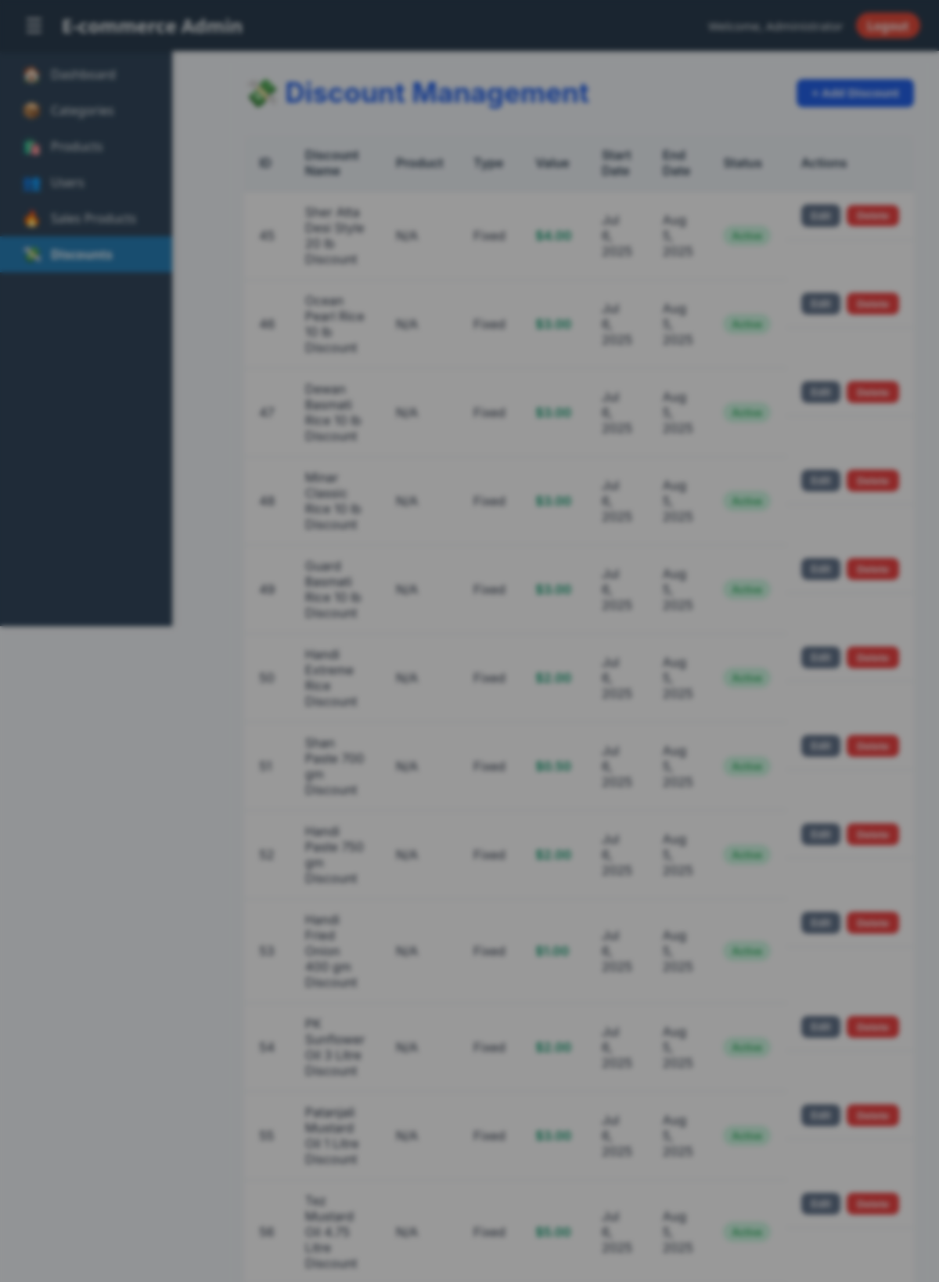
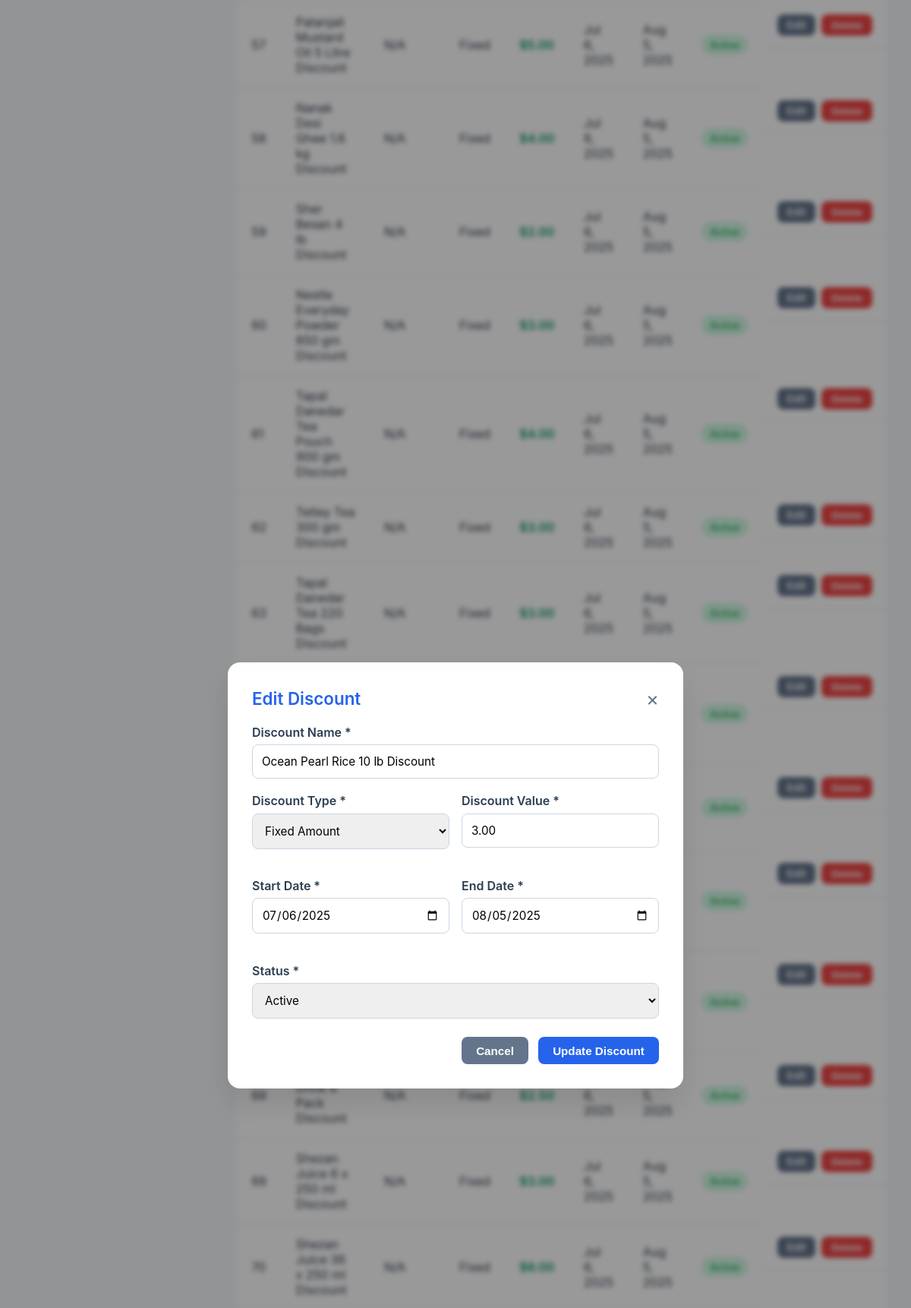
/admin/pages/discounts.php?edit=46 (signed in, upper part), run on the app's committed database (2 pictures, top to bottom).
### tables this page shows
CREATE TABLE discounts (
    id INT PRIMARY KEY AUTO_INCREMENT,
    name VARCHAR(255) NOT NULL,
    type ENUM('percentage', 'fixed') NOT NULL,
    value DECIMAL(10,2) NOT NULL,
    product_id INT,
    start_date DATE,
    end_date DATE,
    status ENUM('active', 'inactive') DEFAULT 'active',
    created_at TIMESTAMP DEFAULT CURRENT_TIMESTAMP,
    FOREIGN KEY (product_id) REFERENCES products(id)
);

### admin/pages/discounts.php (the view, shortened to what this page needs)
<?php
$database = new Database();
$pdo = $database->getConnection();
try {
    $discounts = $pdo->query("
        SELECT d.*, p.name as product_name
        FROM discounts d
        LEFT JOIN products p ON d.product_id = p.id
        ORDER BY d.created_at DESC
    ")->fetchAll(PDO::FETCH_ASSOC);
} catch (Exception $e) {
    $discounts = [];
}
$editDiscount = null;
if (isset($_GET['edit'])) {
    try {
        $stmt = $pdo->prepare("SELECT * FROM discounts WHERE id = ?");
        $stmt->execute([$_GET['edit']]);
        $editDiscount = $stmt->fetch();
    } catch (Exception $e) {
        foreach ($dummyDiscounts as $discount) {
            if ($discount['id'] == $_GET['edit']) {
                $editDiscount = $discount;
                break;
            }
        }
    }
}
?>
<!DOCTYPE html>
<html lang="en">
<head>
    <link rel="stylesheet" href="../assets/css/style.css">
</head>
<body>
    <?php include '../includes/header.php'; ?>
    <div class="admin-container">
        <?php include '../includes/sidebar.php'; ?>
        <main class="main-content">
            <div class="page-header">
                <h1>💸 Discount Management</h1>
                <button class="btn btn-primary" onclick="showModal('discountModal')">+ Add Discount</button>
            </div>
            <div class="table-container">
                <table class="data-table">
                    <thead>
                        <tr>
                            <th>ID</th>
                            <th>Discount Name</th>
                            <th>Product</th>
                            <th>Type</th>
                            <th>Value</th>
                            <th>Start Date</th>
                            <th>End Date</th>
                            <th>Status</th>
                            <th>Actions</th>
                        </tr>
                    </thead>
                    <tbody>
                        <?php foreach ($discounts as $discount): ?>
                            <tr>
                                <td><?php echo $discount['id']; ?></td>
                                <td><?php echo htmlspecialchars($discount['name']); ?></td>
                                <td><?php echo htmlspecialchars($discount['product_name'] ?? 'N/A'); ?></td>
                                <td><?php echo ucfirst($discount['type']); ?></td>
                                <td class="discount-value">
                                    <?php echo $discount['type'] == 'percentage' ? $discount['value'] . '%' : '$' . number_format($discount['value'], 2); ?>
                                </td>
                                <td><?php echo date('M j, Y', strtotime($discount['start_date'])); ?></td>
                                <td><?php echo date('M j, Y', strtotime($discount['end_date'])); ?></td>
                                <td>
                                    <span class="status-badge <?php echo $discount['status']; ?>">
                                        <?php
                                        if ($discount['status'] == 'active' && strtotime($discount['end_date']) < time()) {
                                            echo 'Expired';
                                        } else {
                                            echo ucfirst($discount['status']);
                                        }
                                        ?>
                                    </span>
                                </td>
                                <td class="actions-cell">
                                    <a href="?edit=<?php echo $discount['id']; ?>" class="btn btn-sm btn-secondary">Edit</a>
                                    <form method="POST" style="display: inline;" onsubmit="return confirm('Are you sure you want to delete this discount?')">
                                        <button type="submit" class="btn btn-sm btn-danger">Delete</button>
                                    </form>
                                </td>
                            </tr>
                        <?php endforeach; ?>
                    </tbody>
                </table>
            </div>
        </main>
    </div>
    <div id="discountModal" class="modal">
        <div class="modal-content">
            <div class="modal-header">
                <h2><?php echo $editDiscount ? 'Edit Discount' : 'Add Discount'; ?></h2>
                <span class="close" onclick="hideModal('discountModal')">&times;</span>
            </div>
            <form method="POST" id="discountForm">
                <div class="form-group">
                    <label for="name">Discount Name *</label>
                    <input type="text" id="name" name="name" required
                           value="<?php echo $editDiscount ? htmlspecialchars($editDiscount['name']) : ''; ?>"
                           placeholder="Enter discount name">
                </div>
                <div class="form-row">
                    <div class="form-group">
                        <label for="type">Discount Type *</label>
                        <select id="type" name="type" required onchange="updateValuePlaceholder()">
                            <option value="fixed" <?php echo ($editDiscount && $editDiscount['type'] == 'fixed') ? 'selected' : ''; ?>>Fixed Amount</option>
                        </select>
                    </div>
                    <div class="form-group">
                        <label for="value">Discount Value *</label>
                        <input type="number" id="value" name="value" step="0.01" min="0" required
                               value="<?php echo $editDiscount ? $editDiscount['value'] : ''; ?>"
                               placeholder="Enter value">
                    </div>
                </div>
                <div class="form-row">
                    <div class="form-group">
                        <label for="start_date">Start Date *</label>
                        <input type="date" id="start_date" name="start_date" required
                               value="<?php echo $editDiscount ? $editDiscount['start_date'] : date('Y-m-d'); ?>">
                    </div>
                    <div class="form-group">
                        <label for="end_date">End Date *</label>
                        <input type="date" id="end_date" name="end_date" required
                               value="<?php echo $editDiscount ? $editDiscount['end_date'] : ''; ?>">
                    </div>
                </div>
                <div class="form-group">
                    <label for="status">Status *</label>
                    <select id="status" name="status" required>
                        <option value="active" <?php echo ($editDiscount && $editDiscount['status'] == 'active') ? 'selected' : ''; ?>>Active</option>
                    </select>
                </div>
                <div class="form-actions">
                    <button type="button" class="btn btn-secondary" onclick="hideModal('discountModal')">Cancel</button>
                    <button type="submit" class="btn btn-primary">
                        <?php echo $editDiscount ? 'Update' : 'Add'; ?> Discount
                    </button>
                </div>
            </form>
        </div>
    </div>
</body>
</html>

### admin/assets/css/style.css (style rules this page uses)
* { margin: 0; padding: 0; box-sizing: border-box; }
body { font-family: 'Inter', -apple-system, BlinkMacSystemFont, 'Segoe UI', sans-serif; background: linear-gradient(135deg, #667eea 0%, #764ba2 100%); min-height: 100vh; color: #2d3748; }
.admin-container { display: flex; min-height: 100vh; }
.main-content { flex: 1; margin-left: 280px; padding: 2rem; background: rgba(255, 255, 255, 0.05); backdrop-filter: blur(10px); min-height: 100vh; }
.admin-container { display: flex; min-height: 100vh; background-color: #f4f7fa; }

### admin/pages/discounts.php (style rules this page uses)
* { margin: 0; padding: 0; box-sizing: border-box; }
body { font-family: 'Inter', -apple-system, BlinkMacSystemFont, 'Segoe UI', sans-serif; background: linear-gradient(135deg, #667eea 0%, #764ba2 100%); min-height: 100vh; color: #2d3748; }
.admin-container { display: flex; min-height: 100vh; }
.main-content { flex: 1; margin-left: 280px; padding: 2rem; background: rgba(255, 255, 255, 0.05); backdrop-filter: blur(10px); min-height: 100vh; }
.page-header { display: flex; justify-content: space-between; align-items: center; margin-bottom: 2rem; }
.page-header h1 { font-size: 2.2rem; font-weight: 700; color: #2563eb; display: flex; align-items: center; gap: 0.5rem; }
.btn { padding: 0.6rem 1.2rem; border-radius: 8px; font-size: 0.95rem; cursor: pointer; border: none; transition: all 0.3s ease; font-weight: 600; text-align: center; text-decoration: none; display: inline-block; }
.btn-sm { padding: 0.4rem 0.8rem; font-size: 0.85rem; }
.btn-primary { background-color: #2563eb; color: white; }
.btn-secondary { background-color: #64748b; color: white; }
.btn-danger { background-color: #ef4444; color: white; }
.table-container { overflow-x: auto; margin-bottom: 2rem; }
.data-table { width: 100%; border-collapse: collapse; background: white; border-radius: 12px; overflow: hidden; box-shadow: 0 8px 24px rgba(0, 0, 0, 0.05); }
.data-table th, .data-table td { padding: 1rem 1.2rem; text-align: left; border-bottom: 1px solid #e2e8f0; }
.data-table thead { background-color: #f1f5f9; }
.data-table th { font-weight: 600; color: #2c3e50; }
.status-badge { padding: 0.35rem 0.7rem; font-size: 0.8rem; border-radius: 20px; text-transform: capitalize; display: inline-block; font-weight: 500; }
.status-badge.active { background-color: #d1fae5; color: #16a34a; }
.modal { display: none; position: fixed; inset: 0; background-color: rgba(0, 0, 0, 0.4); backdrop-filter: blur(3px); z-index: 1000; justify-content: center; align-items: center; }
.modal-content { background: white; padding: 2rem; width: 100%; max-width: 600px; border-radius: 16px; box-shadow: 0 20px 40px rgba(0, 0, 0, 0.1); animation: fadeIn 0.3s ease-out; }
.modal-header { display: flex; justify-content: space-between; align-items: center; margin-bottom: 1.2rem; }
.modal-header h2 { font-size: 1.4rem; color: #2563eb; font-weight: 600; }
.close { background: transparent; font-size: 1.6rem; border: none; cursor: pointer; color: #64748b; transition: color 0.2s ease; }
.form-row { display: flex; gap: 1rem; margin-bottom: 1.2rem; flex-wrap: wrap; }
.form-group { flex: 1; display: flex; flex-direction: column; margin-bottom: 1.2rem; }
.form-group label { font-weight: 600; margin-bottom: 0.4rem; display: block; color: #2c3e50; }
.form-group input, .form-group select, .form-group textarea { width: 100%; padding: 0.75rem; border-radius: 8px; border: 1px solid #cbd5e1; font-size: 0.95rem; transition: border-color 0.2s ease, box-shadow 0.2s ease; font-family: inherit; }
.form-actions { display: flex; justify-content: flex-end; gap: 0.8rem; margin-top: 1.5rem; }
.actions-cell { display: flex; gap: 0.5rem; align-items: center; }
body { margin: 0; padding: 0; background-color: #f4f7fa; }
.discount-value { font-weight: 600; color: #059669; }

### data on the page
discounts: id "45", name "Sher Atta Desi Style 20 lb Discount", product_name "N/A", type "Fixed", value "4.00", start_date "Jul 6, 2025", end_date "Aug 5, 2025", status "Active"
discounts: id "46", name "Ocean Pearl Rice 10 lb Discount", product_name "N/A", type "Fixed", value "3.00", start_date "Jul 6, 2025", end_date "Aug 5, 2025", status "Active", type "Fixed Amount", start_date "07/06/2025", end_date "08/05/2025"
discounts: id "47", name "Dewan Basmati Rice 10 lb Discount", product_name "N/A", type "Fixed", value "3.00", start_date "Jul 6, 2025", end_date "Aug 5, 2025", status "Active"
discounts: id "48", name "Minar Classic Rice 10 lb Discount", product_name "N/A", type "Fixed", value "3.00", start_date "Jul 6, 2025", end_date "Aug 5, 2025", status "Active"
discounts: id "49", name "Guard Basmati Rice 10 lb Discount", product_name "N/A", type "Fixed", value "3.00", start_date "Jul 6, 2025", end_date "Aug 5, 2025", status "Active"
discounts: id "50", name "Handi Extreme Rice Discount", product_name "N/A", type "Fixed", value "2.00", start_date "Jul 6, 2025", end_date "Aug 5, 2025", status "Active"
discounts: id "51", name "Shan Paste 700 gm Discount", product_name "N/A", type "Fixed", value "0.50", start_date "Jul 6, 2025", end_date "Aug 5, 2025", status "Active"
discounts: id "52", name "Handi Paste 750 gm Discount", product_name "N/A", type "Fixed", value "2.00", start_date "Jul 6, 2025", end_date "Aug 5, 2025", status "Active"
discounts: id "53", name "Handi Fried Onion 400 gm Discount", product_name "N/A", type "Fixed", value "1.00", start_date "Jul 6, 2025", end_date "Aug 5, 2025", status "Active"
discounts: id "54", name "PK Sunflower Oil 3 Litre Discount", product_name "N/A", type "Fixed", value "2.00", start_date "Jul 6, 2025", end_date "Aug 5, 2025", status "Active"
discounts: id "55", name "Patanjali Mustard Oil 1 Litre Discount", product_name "N/A", type "Fixed", value "3.00", start_date "Jul 6, 2025", end_date "Aug 5, 2025", status "Active"
discounts: id "56", name "Tez Mustard Oil 4.75 Litre Discount", product_name "N/A", type "Fixed", value "5.00", start_date "Jul 6, 2025", end_date "Aug 5, 2025", status "Active"
discounts: id "57", name "Patanjali Mustard Oil 5 Litre Discount", product_name "N/A", type "Fixed", value "5.00", start_date "Jul 6, 2025", end_date "Aug 5, 2025", status "Active"
discounts: id "58", name "Nanak Desi Ghee 1.6 kg Discount", product_name "N/A", type "Fixed", value "4.00", start_date "Jul 6, 2025", end_date "Aug 5, 2025", status "Active"
discounts: id "59", name "Sher Besan 4 lb Discount", product_name "N/A", type "Fixed", value "2.00", start_date "Jul 6, 2025", end_date "Aug 5, 2025", status "Active"
discounts: id "60", name "Nestle Everyday Powder 850 gm Discount", product_name "N/A", type "Fixed", value "3.00", start_date "Jul 6, 2025", end_date "Aug 5, 2025", status "Active"
discounts: id "61", name "Tapal Danedar Tea Pouch 900 gm Discount", product_name "N/A", type "Fixed", value "4.00", start_date "Jul 6, 2025", end_date "Aug 5, 2025", status "Active"
discounts: id "62", name "Tetley Tea 300 gm Discount", product_name "N/A", type "Fixed", value "3.00", start_date "Jul 6, 2025", end_date "Aug 5, 2025", status "Active"
discounts: id "63", name "Tapal Danedar Tea 220 Bags Discount", product_name "N/A", type "Fixed", value "3.00", start_date "Jul 6, 2025", end_date "Aug 5, 2025", status "Active"
discounts: status "Active"
discounts: status "Active"
discounts: status "Active"
discounts: status "Active"
discounts: id "68", product_name "N/A", type "Fixed", value "2.50", status "Active"
discounts: id "69", name "Shezan Juice 6 x 250 ml Discount", product_name "N/A", type "Fixed", value "3.00", start_date "Jul 6, 2025", end_date "Aug 5, 2025", status "Active"
discounts: id "70", name "Shezan Juice 36 x 250 ml Discount", product_name "N/A", type "Fixed", value "8.00", start_date "Jul 6, 2025", end_date "Aug 5, 2025", status "Active"

### other printed values
$_SESSION['admin_name'] "Administrator"
